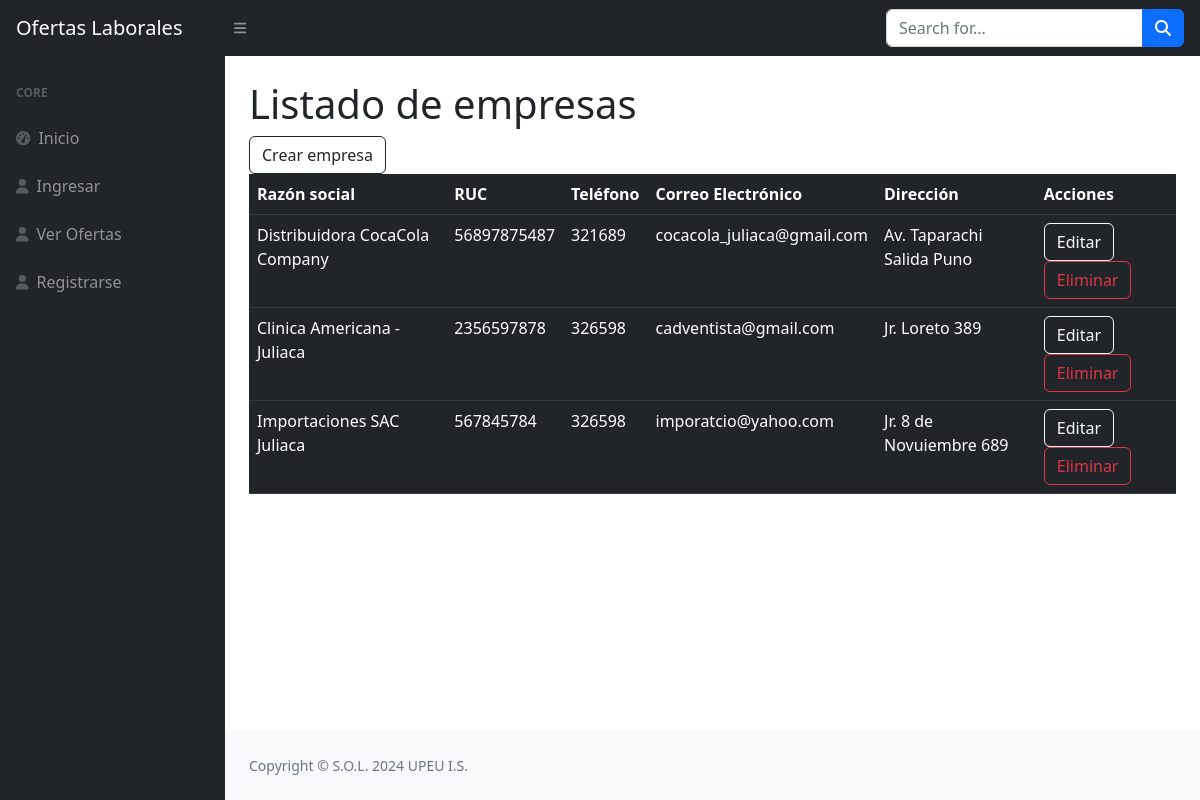
The app's page /source/admin/empresas/listar_empresas.php with its own data.
### tables this page shows
CREATE TABLE `empresas` (
  `id` int(11) NOT NULL,
  `razon_social` varchar(128) NOT NULL DEFAULT '',
  `ruc` varchar(11) NOT NULL DEFAULT '',
  `correo` varchar(64) NOT NULL DEFAULT '',
  `direccion` varchar(128) NOT NULL DEFAULT '',
  `telefono` varchar(10) NOT NULL DEFAULT '',
  `descripcion` varchar(500) NOT NULL DEFAULT '',
  `rubro` varchar(64) NOT NULL DEFAULT '',
  `id_usuario` int(2) NOT NULL DEFAULT 0
);

### source/admin/empresas/listar_empresas.php (the view, shortened to what this page needs)
<?php
    include "../../../includes/header.php";
    $conexion=conectar();
?>
<main>
    <div class="container-fluid px-4">
        <h1 class="mt-4">Listado de empresas</h1>
        <?php
        $sql="SELECT * FROM empresas";
        $registros=mysqli_query($conexion,$sql);
        echo '<button type="button" class="btn btn-outline-dark" onClick="f_crear_empresa()">Crear empresa</button>';
        echo'<table class="table table-dark table-hover" >';
        echo '<th>Razón social</th>';
        echo '<th>RUC</th>';
        echo '<th>Teléfono</th>';
        echo '<th>Correo Electrónico</th>';
        echo '<th>Dirección</th>';
        echo '<th>Acciones</th>';
        while($fila=mysqli_fetch_assoc($registros)){
            echo '<tr>';
            echo '<td>'.$fila['razon_social'].'</td>';
            echo '<td>'.$fila['ruc'].'</td>';
            echo '<td>'.$fila['telefono'].'</td>';
            echo '<td>'.$fila['correo'].'</td>';
            echo '<td>'.$fila['direccion'].'</td>';
            echo '<td>';
            echo '<button type="button" class="btn btn-outline-light"
            onClick="f_editar_empresa(' .$fila['id']. ')">Editar</button>';
            echo '<button type="button" class="btn btn-outline-danger"
            onClick="f_eliminar_empresa(' .$fila['id']. ')">Eliminar</button>';
            echo '</td>';
            echo '</tr>';
        }
        echo '</table>';
        ?>
    </div>
</main>
<?php
    include "../../../includes/footer.php";
?>

### includes/header.php (shortened to what this page needs)
<!DOCTYPE html>
<html lang="en">
    <head>
        <link href="https://cdn.jsdelivr.net/npm/simple-datatables@7.1.2/dist/style.min.css" rel="stylesheet" />
        <link href="http://localhost/ofertas/plantilla/css/styles.css" rel="stylesheet" />
    </head>
    <body class="sb-nav-fixed">
        <nav class="sb-topnav navbar navbar-expand navbar-dark bg-dark">
            <a class="navbar-brand ps-3" href="index.html">Ofertas Laborales</a>
            <button class="btn btn-link btn-sm order-1 order-lg-0 me-4 me-lg-0" id="sidebarToggle" href="#!"><i class="fas fa-bars"></i></button>
            <form class="d-none d-md-inline-block form-inline ms-auto me-0 me-md-3 my-2 my-md-0">
                <div class="input-group">
                    <input class="form-control" type="text" placeholder="Search for..." aria-label="Search for..." aria-describedby="btnNavbarSearch" />
                    <button class="btn btn-primary" id="btnNavbarSearch" type="button"><i class="fas fa-search"></i></button>
                </div>
            </form>
        </nav>
        <div id="layoutSidenav">
            <div id="layoutSidenav_nav">
                <nav class="sb-sidenav accordion sb-sidenav-dark" id="sidenavAccordion">
                    <div class="sb-sidenav-menu">
                        <div class="nav">
                            <div class="sb-sidenav-menu-heading">Core</div>
                            <a class="nav-link" href="<?=RUTA_GENERAL; ?>index.php">
                                <div class="sb-nav-link-icon"><i class="fas fa-tachometer-alt"></i></div>
                                Inicio
                            </a>
                        </div>
                        <?php if(!isset($_SESSION['S_USUARIO'])) { ?>
                            <div class="nav">
                                <a class="nav-link" href="<?=RUTA_GENERAL; ?>source/ingresar.php">
                                    <div class="sb-nav-link-icon"><i class="fas fa-user"></i></div>
                                    Ingresar
                                </a>
                            </div>
                        <?php } ?>
                        <div class="nav">
                            <a class="nav-link" href="">
                                <div class="sb-nav-link-icon"><i class="fas fa-user"></i></div>
                                Ver Ofertas
                            </a>
                        </div>
                        <div class="nav">
                            <a class="nav-link" href="<?=RUTA_GENERAL."/source/admin/postulantes/crear_postulante.php"?>">
                                <div class="sb-nav-link-icon"><i class="fas fa-user"></i></div>
                                Registrarse
                            </a>
                        </div>
                    </div>
                </nav>
            </div>
            <div id="layoutSidenav_content">

### includes/footer.php (shortened to what this page needs)
<footer class="py-4 bg-light mt-auto">
                    <div class="container-fluid px-4">
                        <div class="d-flex align-items-center justify-content-between small">
                            <div class="text-muted">Copyright &copy; S.O.L. 2024 UPEU I.S.</div>
                        </div>
                    </div>
                </footer>
            </div>
        </div>
    </body>
</html>

### records on screen
empresas: razon_social "Distribuidora CocaCola Company", ruc "56897875487", telefono "321689", correo "cocacola_juliaca@gmail.com", direccion "Av. Taparachi Salida Puno"
empresas: razon_social "Clinica Americana - Juliaca", ruc "2356597878", telefono "326598", correo "cadventista@gmail.com", direccion "Jr. Loreto 389"
empresas: razon_social "Importaciones SAC Juliaca", ruc "567845784", telefono "326598", correo "imporatcio@yahoo.com", direccion "Jr. 8 de Novuiembre 689"
